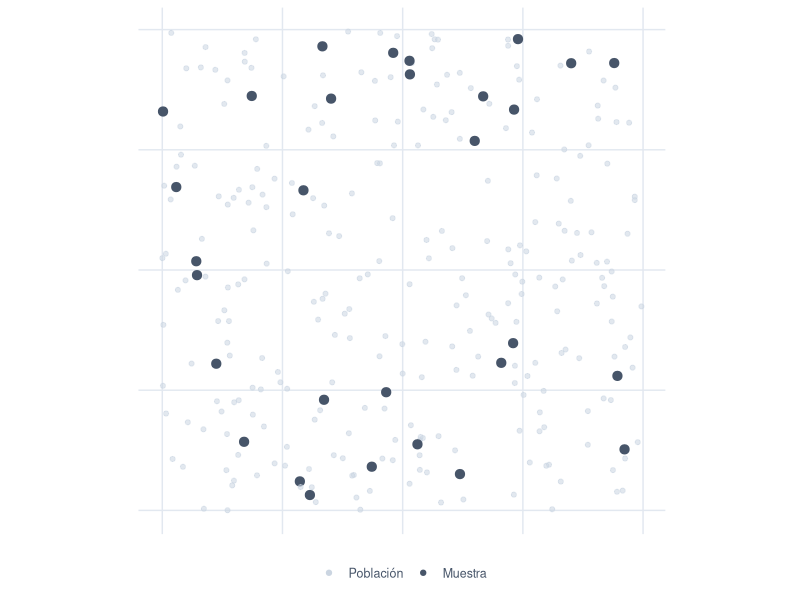
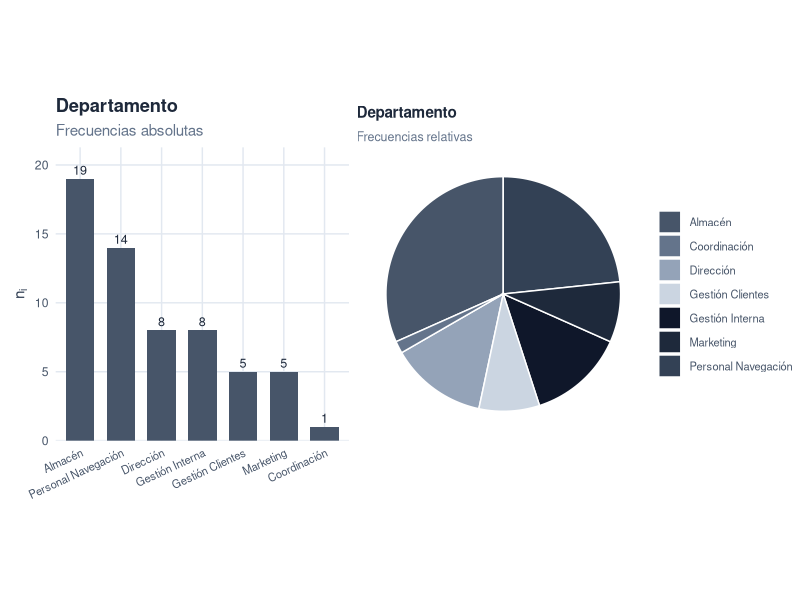
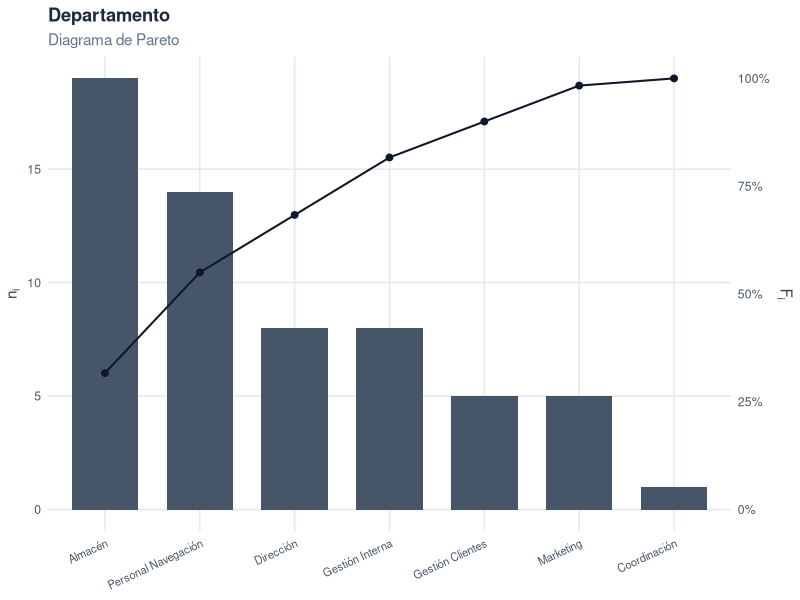
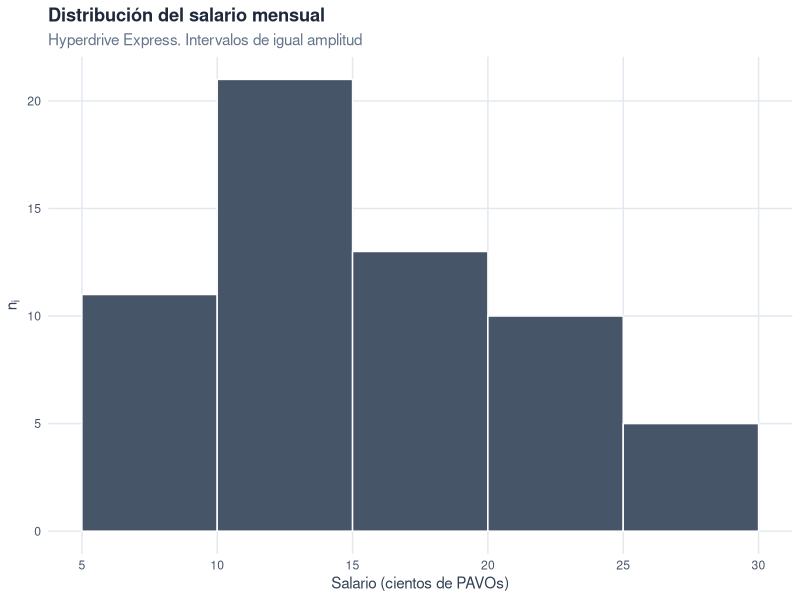
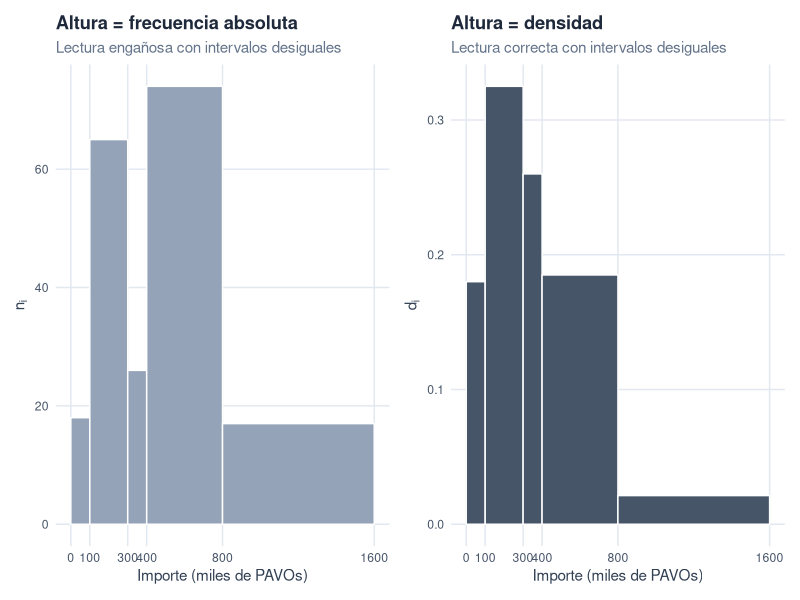

Recreate these plots in R, in order.
## ---- chunk 1
knitr::opts_chunk$set(
  echo       = FALSE,
  message    = FALSE,
  warning    = FALSE,
  fig.align  = "center",
  fig.width  = 6.5,
  fig.height = 4,
  dpi        = 200,
  out.width  = "100%"
)

library(dplyr)
library(tibble)
library(ggplot2)
library(forcats)
library(knitr)
library(kableExtra)
library(scales)
library(patchwork)

# Paleta sobria, coordinada con el color primario del libro (#475569).
pal_libro  <- c("#475569", "#64748b", "#94a3b8", "#cbd5e1",
                "#0f172a", "#1e293b", "#334155")
pal_acento <- "#475569"

# Tema ggplot consistente para todo el capítulo.
theme_libro <- function() {
  theme_minimal(base_size = 11) +
    theme(
      plot.title       = element_text(face = "bold", color = "#1e293b"),
      plot.subtitle    = element_text(color = "#64748b"),
      plot.caption     = element_text(color = "#94a3b8", size = 8),
      axis.title       = element_text(color = "#334155"),
      axis.text        = element_text(color = "#475569"),
      panel.grid.minor = element_blank(),
      panel.grid.major = element_line(color = "#e2e8f0"),
      legend.position  = "bottom",
      legend.title     = element_text(color = "#334155", size = 9),
      legend.text      = element_text(color = "#475569", size = 9)
    )
}
## ---- chunk 2
set.seed(42)
pob <- tibble(
  x = runif(300),
  y = runif(300)
) |>
  mutate(en_muestra = row_number() %in% sample(300, 30))

ggplot(pob, aes(x, y)) +
  geom_point(aes(color = en_muestra, size = en_muestra, alpha = en_muestra)) +
  scale_color_manual(values = c(`FALSE` = "#cbd5e1", `TRUE` = "#475569"),
                     labels = c("Población", "Muestra"),
                     name   = NULL) +
  scale_size_manual(values  = c(`FALSE` = 1.4, `TRUE` = 2.8), guide = "none") +
  scale_alpha_manual(values = c(`FALSE` = 0.55, `TRUE` = 1),  guide = "none") +
  coord_fixed() +
  labs(x = NULL, y = NULL) +
  theme_libro() +
  theme(axis.text = element_blank(), panel.grid = element_blank())
## ---- chunk 3
set.seed(1789)
n_emp <- 60

# Pool de nombres siguiendo la convención R-Stars:
# primer nombre del cine de ciencia ficción + apellido = género de ave (latín).
nombres_sf <- c("Spike", "Faye", "Jet", "Ed", "Vicious",
                "Luke", "Leia", "Han", "Rey", "Finn", "Poe", "Padmé",
                "Spock", "Data", "Picard", "Janeway", "Geordi",
                "Ripley", "Bishop", "Hicks", "Newt",
                "Deckard", "Roy", "Rachael",
                "Neo", "Trinity", "Morpheus",
                "Mal", "Zoe", "River", "Jayne",
                "Holden", "Naomi", "Amos", "Bobbie",
                "Starbuck", "Apollo", "Adama", "Kara",
                "Sarah", "Kyle", "John")

apellidos_aves <- c("Pyrrhula", "Tachyeres", "Bucephala", "Calidris",
                    "Diomedea", "Bubo", "Falco", "Phoenicopterus", "Larus",
                    "Hirundo", "Accipiter", "Psittacus", "Columba", "Corvus",
                    "Anas", "Cygnus", "Gallus", "Pavo", "Ardea", "Grus",
                    "Aquila", "Tinamus", "Tachybaptus", "Athene", "Strix",
                    "Spheniscus", "Apteryx", "Dromaius", "Ramphastos",
                    "Pelecanus", "Vultur", "Struthio", "Turdus", "Merula",
                    "Rhea", "Ara")

empresa <- tibble(
  id_empleado = sprintf("E%03d", seq_len(n_emp)),
  nombre = paste(sample(nombres_sf,      n_emp, replace = TRUE),
                 sample(apellidos_aves,  n_emp, replace = TRUE)),
  nivel_estudios = sample(
    c("Básicos", "Medios", "Universitarios"),
    n_emp, replace = TRUE, prob = c(0.20, 0.42, 0.38)
  ) |>
    factor(levels = c("Básicos", "Medios", "Universitarios"), ordered = TRUE),
  departamento = sample(
    c("Almacén", "Gestión Interna", "Gestión Clientes", "Personal Navegación",
      "Marketing", "Coordinación", "Dirección"),
    n_emp, replace = TRUE,
    prob = c(0.22, 0.16, 0.18, 0.20, 0.08, 0.06, 0.10)
  )
)

# Asignamos un salario coherente con el nivel de estudios.
empresa <- empresa |>
  mutate(
    salario = case_when(
      nivel_estudios == "Básicos"        ~ sample(c(8, 9, 10, 12),
                                                  n(), TRUE,
                                                  prob = c(0.25, 0.30, 0.30, 0.15)),
      nivel_estudios == "Medios"         ~ sample(c(10, 12, 15, 18),
                                                  n(), TRUE,
                                                  prob = c(0.20, 0.30, 0.35, 0.15)),
      nivel_estudios == "Universitarios" ~ sample(c(18, 20, 22, 25, 30),
                                                  n(), TRUE,
                                                  prob = c(0.20, 0.30, 0.25, 0.15, 0.10))
    )
  )
## ---- chunk 4
empresa |>
  head(6) |>
  select(`Cód.` = id_empleado, Nombre = nombre,
         `Salario` = salario, `N. Estudios` = nivel_estudios,
         Departamento = departamento) |>
  kable(
        align = "c") |>
  kable_styling(bootstrap_options = c("hover", "condensed"),
                full_width = FALSE,
                position = "center",
                font_size = 13)
## ---- chunk 5
frec_salario <- empresa |>
  count(salario, name = "n_i") |>
  arrange(salario) |>
  mutate(
    N_i = cumsum(n_i),
    f_i = n_i / sum(n_i),
    F_i = cumsum(f_i)
  )

frec_salario |>
  kable(
        col.names = c("$x_i$ (Salario)", "$n_i$", "$N_i$", "$f_i$", "$F_i$"),
        digits = c(0, 0, 0, 4, 4),
        align = "c",
        escape = FALSE) |>
  kable_styling(bootstrap_options = c("hover", "condensed"),
                full_width = FALSE,
                position = "center",
                font_size = 13)
## ---- chunk 6
frec_estudios <- empresa |>
  count(nivel_estudios, name = "n_i") |>
  arrange(nivel_estudios) |>
  mutate(
    N_i = cumsum(n_i),
    f_i = n_i / sum(n_i),
    F_i = cumsum(f_i)
  )

frec_estudios |>
  kable(
        col.names = c("$x_i$ (Nivel de estudios)", "$n_i$", "$N_i$",
                      "$f_i$", "$F_i$"),
        digits = c(NA, 0, 0, 4, 4),
        align = "c",
        escape = FALSE) |>
  kable_styling(bootstrap_options = c("hover", "condensed"),
                full_width = FALSE,
                position = "center",
                font_size = 13)
## ---- chunk 7
frec_departamento <- empresa |>
  count(departamento, name = "n_i") |>
  arrange(desc(n_i)) |>
  mutate(f_i = n_i / sum(n_i))

frec_departamento |>
  kable(
        col.names = c("$x_i$ (Departamento)", "$n_i$", "$f_i$"),
        digits = c(NA, 0, 4),
        align = "c",
        escape = FALSE) |>
  kable_styling(bootstrap_options = c("hover", "condensed"),
                full_width = FALSE,
                position = "center",
                font_size = 13)
## ---- chunk 8
cortes <- c(5, 10, 15, 20, 25, 30)

frec_int <- empresa |>
  mutate(intervalo = cut(salario, breaks = cortes,
                         include.lowest = TRUE, right = TRUE)) |>
  count(intervalo, name = "n_i") |>
  mutate(
    L_inf = head(cortes, -1),
    L_sup = tail(cortes, -1),
    x_i   = (L_inf + L_sup) / 2,
    c_i   = L_sup - L_inf,
    d_i   = n_i / c_i,
    f_i   = n_i / sum(n_i),
    N_i   = cumsum(n_i),
    F_i   = cumsum(f_i)
  ) |>
  select(Intervalo = intervalo, x_i, c_i, n_i, N_i, f_i, F_i, d_i)

frec_int |>
  kable(
        col.names = c("Intervalo", "$x_i$", "$c_i$", "$n_i$", "$N_i$",
                      "$f_i$", "$F_i$", "$d_i$"),
        digits = c(NA, 1, 0, 0, 0, 4, 4, 4),
        align = "c",
        escape = FALSE) |>
  kable_styling(bootstrap_options = c("hover", "condensed"),
                full_width = FALSE,
                position = "center",
                font_size = 13)
## ---- chunk 9
df_dep <- frec_departamento |>
  mutate(departamento = fct_reorder(departamento, n_i, .desc = TRUE))

g_barras <- ggplot(df_dep, aes(departamento, n_i)) +
  geom_col(fill = pal_acento, width = 0.7) +
  geom_text(aes(label = n_i), vjust = -0.4,
            color = "#1e293b", size = 3.2) +
  scale_y_continuous(expand = expansion(mult = c(0, 0.12))) +
  labs(title = "Departamento", subtitle = "Frecuencias absolutas",
       x = NULL, y = expression(n[i])) +
  theme_libro() +
  theme(axis.text.x = element_text(angle = 25, hjust = 1, size = 8))

g_sectores <- ggplot(frec_departamento,
                     aes(x = "", y = f_i, fill = departamento)) +
  geom_col(width = 1, color = "white") +
  coord_polar(theta = "y") +
  scale_fill_manual(values = pal_libro, name = NULL) +
  labs(title = "Departamento", subtitle = "Frecuencias relativas") +
  theme_void() +
  theme(
    plot.title      = element_text(face = "bold", color = "#1e293b", size = 11),
    plot.subtitle   = element_text(color = "#64748b", size = 9),
    legend.text     = element_text(color = "#475569", size = 8),
    legend.position = "right"
  )

g_barras + g_sectores
## ---- chunk 10
pareto <- frec_departamento |>
  arrange(desc(n_i)) |>
  mutate(
    F_i = cumsum(f_i),
    departamento = factor(departamento, levels = departamento)
  )

coef <- max(pareto$n_i)

ggplot(pareto, aes(departamento)) +
  geom_col(aes(y = n_i), fill = pal_acento, width = 0.7) +
  geom_line(aes(y = F_i * coef, group = 1),
            color = "#0f172a", linewidth = 0.7) +
  geom_point(aes(y = F_i * coef), color = "#0f172a", size = 2) +
  scale_y_continuous(
    name     = expression(n[i]),
    sec.axis = sec_axis(~ . / coef,
                        name   = expression(F[i]),
                        labels = scales::label_percent(accuracy = 1))
  ) +
  labs(title = "Departamento", subtitle = "Diagrama de Pareto",
       x = NULL) +
  theme_libro() +
  theme(axis.text.x = element_text(angle = 25, hjust = 1, size = 8))
## ---- chunk 11
ggplot(empresa, aes(salario)) +
  geom_histogram(breaks = cortes, closed = "right",
                 fill = pal_acento, color = "white") +
  scale_x_continuous(breaks = cortes) +
  labs(title    = "Distribución del salario mensual",
       subtitle = "Hyperdrive Express. Intervalos de igual amplitud",
       x        = "Salario (cientos de PAVOs)",
       y        = expression(n[i])) +
  theme_libro()
## ---- chunk 12
set.seed(2025)
ventas <- tibble(
  cliente = sprintf("C%03d", 1:200),
  importe = round(pmin(rgamma(200, shape = 2, scale = 200), 1600), 0)
)

cortes_v <- c(0, 100, 300, 400, 800, 1600)

frec_ventas <- ventas |>
  mutate(intervalo = cut(importe, breaks = cortes_v,
                         include.lowest = TRUE, right = TRUE)) |>
  count(intervalo, name = "n_i") |>
  mutate(
    L_inf = head(cortes_v, -1),
    L_sup = tail(cortes_v, -1),
    x_i   = (L_inf + L_sup) / 2,
    c_i   = L_sup - L_inf,
    d_i   = n_i / c_i
  )

frec_ventas |>
  select(Intervalo = intervalo, n_i, c_i, x_i, d_i) |>
  kable(
        col.names = c("Intervalo", "$n_i$", "$c_i$", "$x_i$", "$d_i$"),
        digits = c(NA, 0, 0, 1, 4),
        align = "c",
        escape = FALSE) |>
  kable_styling(bootstrap_options = c("hover", "condensed"),
                full_width = FALSE,
                position = "center",
                font_size = 13)
## ---- chunk 13
g_mal <- ggplot(frec_ventas,
                aes(xmin = L_inf, xmax = L_sup,
                    ymin = 0, ymax = n_i)) +
  geom_rect(fill = "#94a3b8", color = "white") +
  scale_x_continuous(breaks = cortes_v) +
  labs(title    = "Altura = frecuencia absoluta",
       subtitle = "Lectura engañosa con intervalos desiguales",
       x        = "Importe (miles de PAVOs)",
       y        = expression(n[i])) +
  theme_libro()

g_bien <- ggplot(frec_ventas,
                 aes(xmin = L_inf, xmax = L_sup,
                     ymin = 0, ymax = d_i)) +
  geom_rect(fill = pal_acento, color = "white") +
  scale_x_continuous(breaks = cortes_v) +
  labs(title    = "Altura = densidad",
       subtitle = "Lectura correcta con intervalos desiguales",
       x        = "Importe (miles de PAVOs)",
       y        = expression(d[i])) +
  theme_libro()

g_mal + g_bien
